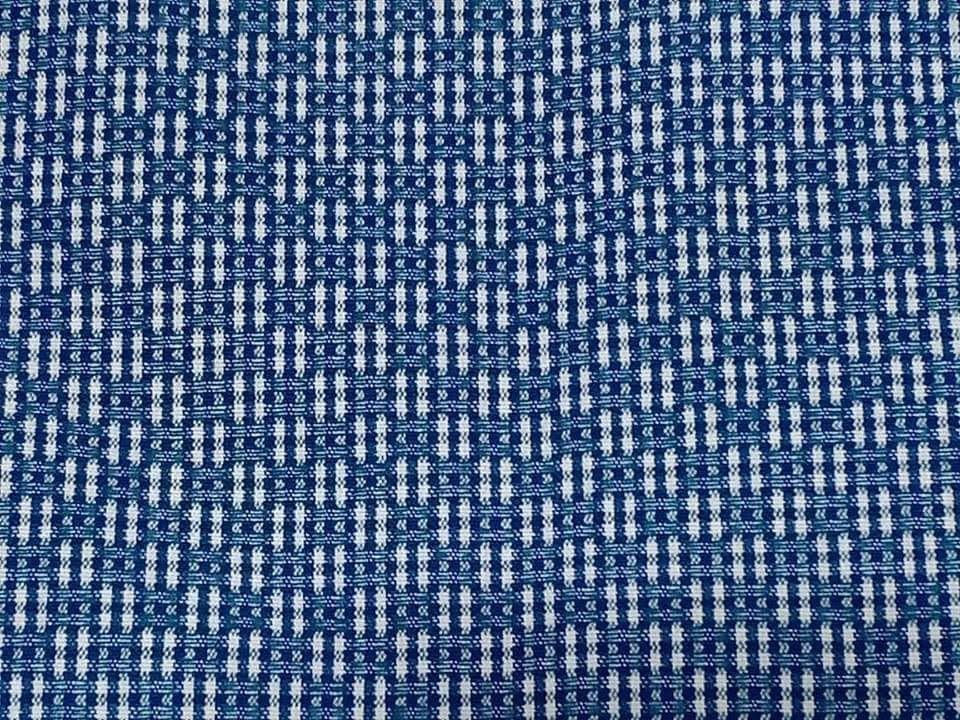
#> input picture data/raw/P1_ratchawat_4h.png, 960 x 720 px
$ python -i advanced.py   (imports and definitions only)
#> lines starting #> are read from the running program, lines starting #| are printed output that depends on the picture; after the words box and inside, x2 and y2 are one past the last pixel; in counts of white or black regions, pixels touching at a corner belong together
### src/analyze.py
#!/usr/bin/env python3
"""Koh Yo pattern digitisation and verification pipeline.

Run from anywhere: python3 src/analyze.py
Inputs : data/raw/P*.png   (five photographs of Koh Yo hand-woven cloth)
Outputs: data/results.json, data/loom/<id>/ (repeat PNG, point paper, TC2 TIFF, WIF),
         data/npz/<id>.npz (arrays used by the figure script)
"""
import json, os, sys, time
from pathlib import Path
import numpy as np
import cv2
from scipy import ndimage as ndi
from skimage import color as skcolor
from skimage.metrics import structural_similarity as ssim
from PIL import Image

ROOT = Path(__file__).resolve().parent.parent
RAW = ROOT / "data" / "raw"
OUT = ROOT / "data"
(OUT / "loom").mkdir(parents=True, exist_ok=True)
(OUT / "npz").mkdir(parents=True, exist_ok=True)
RNG = np.random.default_rng(42)

PATTERNS = [
    ("P1", "P1_ratchawat_4h.png", "Ratchawat", "ราชวัตร", 4),
    ("P2", "P2_phakakrong_8h.png", "Dok Phakakrong", "ดอกผกากรอง", 8),
    ("P3", "P3_rotsukhon_lukkaeo_8h.png", "Dok Rotsukhon with Luk Kaeo", "ดอกรสสุคนธ์ผสมลูกแก้ว", 8),
    ("P4", "P4_kamphaeng_4h.png", "Kamphaeng", "กำแพง", 4),
    ("P5", "P5_lukkaeo_4h.png", "Luk Kaeo", "ลูกแก้ว", 4),
]

# ----------------------------------------------------------------------------- helpers

def load_rgb(path):
    im = np.asarray(Image.open(path).convert("RGB")).astype(np.float32) / 255.0
    return im


def flatten_illumination(rgb, sigma=45):
    """Divide L* by its large-scale trend (retinex style); keep chroma."""
    lab = skcolor.rgb2lab(rgb)
    L = lab[..., 0]
    trend = ndi.gaussian_filter(L, sigma)
    Lf = L / np.maximum(trend, 1e-3) * float(np.mean(L))
    lab2 = lab.copy(); lab2[..., 0] = np.clip(Lf, 0, 100)
    out = np.clip(skcolor.lab2rgb(lab2), 0, 1).astype(np.float32)
    return out, trend


def gray(rgb):
    return skcolor.rgb2gray(rgb).astype(np.float32)


def profile_variance_angle(g, angles):
    """Rotation that maximises variance of the row-mean profile (weft lines horizontal)."""
    h, w = g.shape
    c = min(h, w) // 2
    cy, cx = h // 2, w // 2
    crop = g[cy - c // 2: cy + c // 2, cx - c // 2: cx + c // 2]
    scores = []
    for a in angles:
        r = ndi.rotate(crop, a, reshape=False, order=1, mode="reflect")
        m = r.shape[0] // 6
        r = r[m:-m, m:-m]
        hp = r - ndi.gaussian_filter(r, 8)
        scores.append(np.var(hp.mean(axis=1)) + np.var(hp.mean(axis=0)))
    return np.asarray(scores)


def rectify(rgb):
    g = gray(rgb)
    coarse = np.arange(-8, 8.01, 0.5)
    s = profile_variance_angle(g, coarse)
    a0 = coarse[int(np.argmax(s))]
    fine = np.arange(a0 - 0.5, a0 + 0.51, 0.1)
    s2 = profile_variance_angle(g, fine)
    ang = float(fine[int(np.argmax(s2))])
    rot = ndi.rotate(rgb, ang, reshape=False, order=1, mode="reflect")
    h, w = g.shape
    m = int(0.5 * (abs(np.sin(np.deg2rad(ang))) * max(h, w))) + 8
    rot = rot[m:h - m, m:w - m]
    return np.clip(rot, 0, 1), ang, (coarse, s)


def autocorr2d(g):
    g = g - g.mean()
    win = np.outer(np.hanning(g.shape[0]), np.hanning(g.shape[1]))
    f = np.fft.rfft2(g * win)
    ac = np.fft.irfft2(np.abs(f) ** 2, s=g.shape)
    ac = np.fft.fftshift(ac)
    return ac / ac.max()


def local_maxima(ac, min_dist=4, thr=0.15):
    mx = ndi.maximum_filter(ac, size=2 * min_dist + 1)
    pk = (ac == mx) & (ac > thr)
    ys, xs = np.nonzero(pk)
    cy, cx = ac.shape[0] // 2, ac.shape[1] // 2
    return np.stack([xs - cx, ys - cy, ac[ys, xs]], axis=1)


# [9 lines left out: function subpixel_peak, not called in this run]


def lattice_candidates(ac, max_period, n_top=24, win=170, second_ratio=0.6):
    """Score candidate bases by the mean autocorrelation at their lattice points.
    The densest lattice whose points are all strongly correlated is the repeat lattice;
    internal motif correlations (sub-peaks) fail because their multiples are weak."""
    pk = local_maxima(ac, 4, 0.2)
    pk = pk[(np.abs(pk[:, 0]) <= max_period) & (np.abs(pk[:, 1]) <= max_period)]
    pk = pk[(pk[:, 0] != 0) | (pk[:, 1] != 0)]
    pk = pk[(pk[:, 1] > 0) | ((pk[:, 1] == 0) & (pk[:, 0] > 0))]
    pk = pk[np.argsort(-pk[:, 2])][:n_top]
    cy, cx = ac.shape[0] // 2, ac.shape[1] // 2
    best = []
    for i in range(len(pk)):
        for j in range(i + 1, len(pk)):
            v1, v2 = pk[i, :2], pk[j, :2]
            area = abs(v1[0] * v2[1] - v1[1] * v2[0])
            if area < 0.3 * np.hypot(*v1) * np.hypot(*v2): continue
            vals1, vals2 = [], []
            for n1 in range(-2, 3):
                for n2 in range(-2, 3):
                    if n1 == 0 and n2 == 0: continue
                    x, y = n1 * v1 + n2 * v2
                    if abs(x) < win and abs(y) < win:
                        yy, xx = int(round(cy + y)), int(round(cx + x))
                        if yy < 1 or xx < 1 or yy >= ac.shape[0] - 1 or xx >= ac.shape[1] - 1: continue
                        v = ac[yy - 1:yy + 2, xx - 1:xx + 2].max()
                        (vals1 if max(abs(n1), abs(n2)) == 1 else vals2).append(v)
            if len(vals1) < 8: continue
            s1 = float(np.min(vals1)); s2 = float(np.min(vals2)) if vals2 else s1
            best.append((s1, float(area), v1, v2, s2))
    best.sort(key=lambda t: -t[0])
    top = best[0][0]
    valid = [b for b in best if b[0] >= 0.8 * top and b[4] >= second_ratio * b[0]]
    if not valid: valid = best[:1]
    valid.sort(key=lambda t: t[1])
    return valid[0], pk, best


def axis_vectors(v1, v2, tol=0.1, nmax=4):
    """Shortest lattice vectors lying near the x axis and near the y axis."""
    X = Y = None
    for n1 in range(-nmax, nmax + 1):
        for n2 in range(-nmax, nmax + 1):
            if n1 == 0 and n2 == 0: continue
            v = n1 * np.asarray(v1, float) + n2 * np.asarray(v2, float)
            if v[0] > 0 and abs(v[1]) <= tol * abs(v[0]) and (X is None or v[0] < X[0]): X = v
            if v[1] > 0 and abs(v[0]) <= tol * abs(v[1]) and (Y is None or v[1] < Y[1]): Y = v
    if X is None: X = np.array([abs(v1[0]) + abs(v2[0]), 0.0])
    if Y is None: Y = np.array([0.0, abs(v1[1]) + abs(v2[1])])
    return X, Y


# [62 lines left out: functions affine_rectify, perspective_rectify, not called in this run]


def autocorr_window(rect, size=440):
    g = gray(rect)
    H, W = g.shape
    s = min(size, H - 4, W - 4)
    c = g[H // 2 - s // 2:H // 2 + s // 2, W // 2 - s // 2:W // 2 + s // 2]
    sm = ndi.gaussian_filter(c, 1.2)
    return autocorr2d(sm - ndi.gaussian_filter(sm, 25))


# [123 lines left out: functions rect_repeat, fold_tile, fold_tile_aligned, thread_pitch, fold_refine, resample_to_integer_period and 1 more, not called in this run]


def deltaE(lab1, lab2):
    return skcolor.deltaE_ciede2000(lab1, lab2)


# [64 lines left out: functions otsu_binary, min_thread_grid, draft_from_binary, not called in this run]


def drawdown(threading, treadling, tieup):
    return tieup[threading][:, treadling].T  # picks x ends


# [346 lines left out: functions project_to_shafts, max_float, symmetry_scores, wallpaper_group, write_wif, save_indexed and 6 more, not called in this run]


# [2 lines that do not run on import are left out]

### src/advanced.py
#!/usr/bin/env python3
"""Techniques integrated from the literature survey (all CPU, NumPy / OpenCV / scikit-image / scikit-learn):
A. multi-repeat sub-pixel super-resolution of the repeat tile (shift-and-add of phase-registered repeats),
   evaluated on real cloth and on synthetic cloth at 2 and 3 px per cell;
B. pairwise-displacement vote map as an alternative to the autocorrelation for lattice selection,
   evaluated on bootstrap crops;
C. statistical symmetry test (trimmed chi-square against the repeat-stack variance) versus the 80 % rule;
D. soft draft: two-class Gaussian mixture on cell lightness giving a per-cell confidence map;
E. texture (Gram-matrix) distance and homogeneity score as additional verification metrics;
F. Hu-moment descriptors of the drafts for the archive.
Writes data/results_adv.json and data/npz/adv_*.npz."""
import json, sys, time
from pathlib import Path
import numpy as np, cv2
from scipy import ndimage as ndi, stats
from skimage import color as skcolor
from skimage.registration import phase_cross_correlation
from skimage.feature import peak_local_max
from skimage.filters import gabor_kernel
from sklearn.mixture import GaussianMixture
sys.path.insert(0, str(Path(__file__).resolve().parent))
import analyze as A
from analyze import *
from symmetrize import cell_lightness, ops_for, symmetrise, shafts_of, fidelity_motif
from analyze_v2 import aligned_blocks

OUT = ROOT / "data"
# [1 line not run here, left out]
RNGA = np.random.default_rng(11)


# ----------------------------------------------------------------- A. super-resolution tile
# [16 lines left out: function super_tile, not called in this run]


def sharpness(t):
    g = gray(t); return float(np.mean(np.abs(np.gradient(g)[0])) + np.mean(np.abs(np.gradient(g)[1])))


# [39 lines left out: functions draft_from_tile, min_thread_grid_bounded, not called in this run]


# ----------------------------------------------------------------- B. displacement vote map
def vote_map(rect, max_period=180, n_peaks=350):
    g = gray(rect).astype(np.float32)
    H, W = g.shape; s = min(520, H - 4, W - 4)
    c = g[H // 2 - s // 2:H // 2 + s // 2, W // 2 - s // 2:W // 2 + s // 2]
    sm = ndi.gaussian_filter(c, 1.2); hp = sm - ndi.gaussian_filter(sm, 25)
    chans = [hp, -ndi.gaussian_laplace(c, 2.0), -ndi.gaussian_laplace(c, 4.0)]
    acc = np.zeros((2 * max_period + 1, 2 * max_period + 1), np.float32)
    for ch in chans:
        pk = peak_local_max(ch, min_distance=3, threshold_rel=0.25, num_peaks=n_peaks)
        if len(pk) < 4: continue
        d = pk[:, None, :] - pk[None, :, :]
        d = d.reshape(-1, 2); d = d[(np.abs(d[:, 0]) <= max_period) & (np.abs(d[:, 1]) <= max_period)]
        np.add.at(acc, (d[:, 0] + max_period, d[:, 1] + max_period), 1.0 / len(pk))
    acc = ndi.gaussian_filter(acc, 1.5)
    acc[max_period - 3:max_period + 4, max_period - 3:max_period + 4] = 0
    return acc / max(acc.max(), 1e-9)


def repeat_from_map(m, max_period=160):
    (s1, area, v1, v2, s2), _, _ = lattice_candidates(m, max_period)
    X, Y = axis_vectors(v1, v2)
    return np.array([np.hypot(*X), np.hypot(*Y)]), float(s1)


def lattice_methods(rgb):
    flat, _ = flatten_illumination(rgb); rect, _, _ = rectify(flat)
    ac = autocorr_window(rect)
    vm = vote_map(rect)
    # bring the vote map to the same lag window as the autocorrelation (centre crop or pad)
    c = ac.shape[0] // 2; k = vm.shape[0] // 2
    if k >= c: vmc = vm[k - c:k - c + ac.shape[0], k - c:k - c + ac.shape[1]]
    else:
        vmc = np.zeros_like(ac); vmc[c - k:c - k + vm.shape[0], c - k:c - k + vm.shape[1]] = vm
    fused = 0.5 * (ac / ac.max() + vmc)
    out = {}
    for name, mm in (("acf", ac), ("vote", vmc), ("fused", fused)):
        try: out[name] = repeat_from_map(mm)[0]
        except Exception: out[name] = np.array([np.nan, np.nan])
    return out, ac, vmc


# [44 lines left out: functions lattice_bootstrap, cell_stack, chi2_symmetry, soft_draft, not called in this run]


# ----------------------------------------------------------------- E. texture metrics
def gabor_bank():
    return [np.real(gabor_kernel(f, theta=t, sigma_x=2.5, sigma_y=2.5)) for f in (0.15, 0.3) for t in np.deg2rad([0, 45, 90, 135])]


# [9 lines left out: function gram_distance, not called in this run]


def homogeneity(blocks):
    return float(np.median(gray(blocks).std(axis=0)))


# [71 lines left out: functions recon_from_draft, main, not called in this run]


# [2 lines not run here, left out]

>>> import cv2
>>> picture = cv2.cvtColor(cv2.imread('../data/raw/P1_ratchawat_4h.png'), cv2.COLOR_BGR2RGB)
>>> result = lattice_methods(picture)
#> in flatten_illumination, `lab = skcolor.rgb2lab(rgb)`: lab: shape (720, 960, 3) float64; mean of channels 0, 1, 2 40.8, 4.1, -22.9
#> in flatten_illumination, `lab2[..., 0] = np.clip(Lf, 0, 100)`: lab2: shape (720, 960, 3) float64; mean of channels 0, 1, 2 40.8, 4.1, -22.9
#> after the loop in profile_variance_angle, `for a in angles:`:
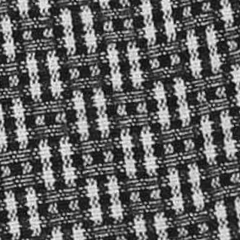
#> r: shape (240, 240) float32; min 0.0272, max 0.963, mean 0.383
#> after the loop in profile_variance_angle, `for a in angles:`: scores = 33 values, max 0.0247 at index 14, min 0.000788 at index 32, mean 0.00722
#> in rectify, `s = profile_variance_angle(g, coarse)`: s has the same summary as scores in profile_variance_angle
#> in rectify, `a0 = coarse[int(np.argmax(s))]`: a0 = -1
#> in rectify, `fine = np.arange(a0 - 0.5, a0 + 0.51, 0.1)`: fine = [-1.5, -1.4, -1.3, -1.2, -1.1, -1, -0.9, -0.8, -0.7, -0.6, -0.5]
#> the loop in profile_variance_angle (call 2), `for a in angles:` made 11 passes
#> a on passes 1 to 11: -1.5, -1.4, -1.3, -1.2, -1.1, -1, -0.9, -0.8, -0.7, -0.6, -0.5
#> pass 1, in profile_variance_angle (call 2), `hp = r - ndi.gaussian_filter(r, 8)`:
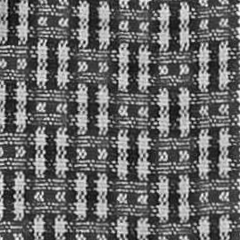
#> hp: shape (240, 240) float32; min -0.43, max 0.616, mean 6.62e-11; drawn with min black and max white
#> after the loop in profile_variance_angle (call 2), `for a in angles:`:
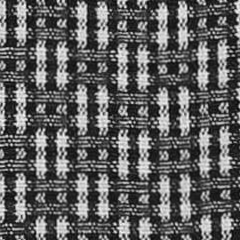
#> r: shape (240, 240) float32; min 0.0246, max 0.969, mean 0.379
#> after the loop in profile_variance_angle (call 2), `for a in angles:`: scores = [0.0232, 0.0237, 0.024, 0.0244, 0.0246, 0.0247, 0.0247, 0.0247, 0.0246, 0.0245, 0.0242]
#> in rectify, `s2 = profile_variance_angle(g, fine)`: s2 has the same summary as scores in profile_variance_angle
#> in rectify, `ang = float(fine[int(np.argmax(s2))])`: ang = -1
#> in rectify, `rot = ndi.rotate(rgb, ang, reshape=False, order=1, mode="reflect")`:
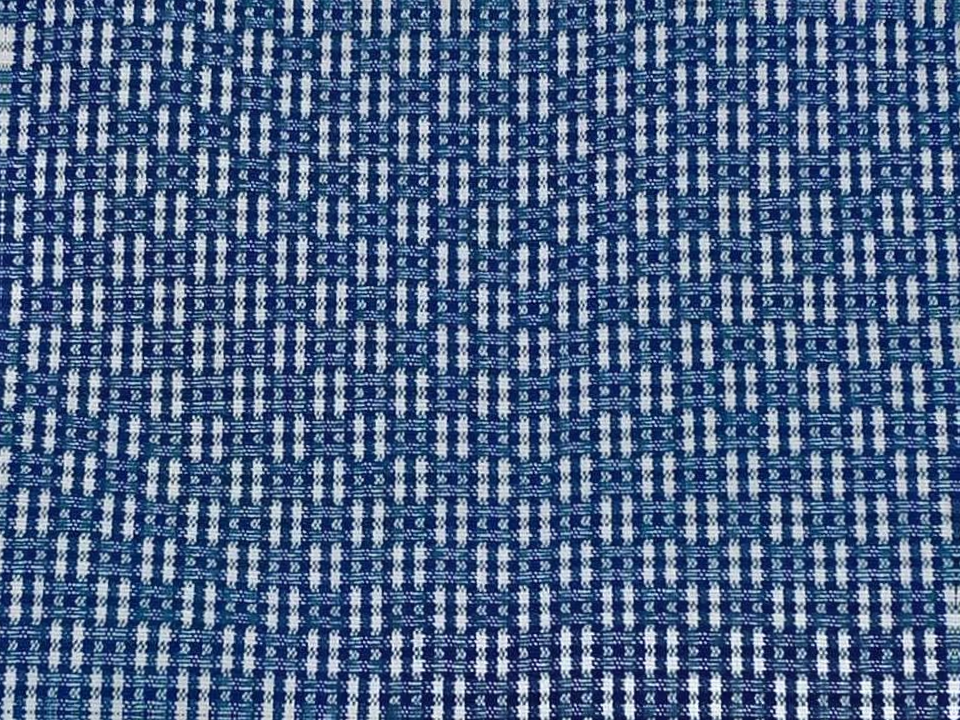
#> rot: shape (720, 960, 3) float32; mean R, G, B 0.306, 0.392, 0.531
#> in rectify, `m = int(0.5 * (abs(np.sin(np.deg2rad(ang))) * max(h, w))) + 8`: m = 16
#> in vote_map, `acc = np.zeros((2 * max_period + 1, 2 * max_period + 1), np.float32)`: acc: shape (361, 361) float32; every value is 0
#> the loop in vote_map, `for ch in chans:` made 3 passes
#> in vote_map, `acc[max_period - 3:max_period + 4, max_period - 3:max_period + 4] = 0`: acc: shape (361, 361) float32; min 0, max 0.0391, mean 0.00292
#> in lattice_methods, `vmc = np.zeros_like(ac)`: vmc: shape (440, 440) float64; every value is 0
#> in lattice_methods, `fused = 0.5 * (ac / ac.max() + vmc)`:
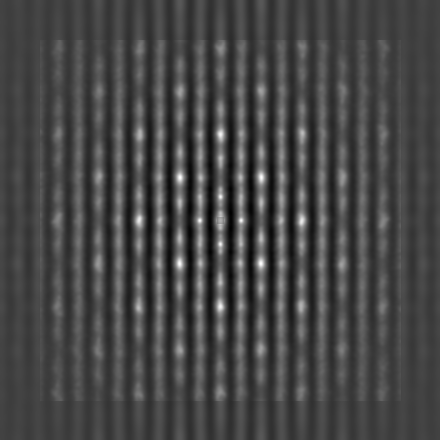
#> fused: shape (440, 440) float64; min -0.287, max 0.837, mean 0.0251; drawn with min black and max white
#> the loop in lattice_methods, `for name, mm in (("acf", ac), ("vote", vmc), ("fused", fused)):` made 3 passes
#> (name, s1 in repeat_from_map, area in repeat_from_map, s2 in repeat_from_map) on passes 1 to 3: ('acf', 0.673, 3526, 0.284), ('vote', 0.82, 3483, 0.316), ('fused', 0.747, 3483, 0.3)
#> pass 1, in local_maxima, `pk = (ac == mx) & (ac > thr)`:
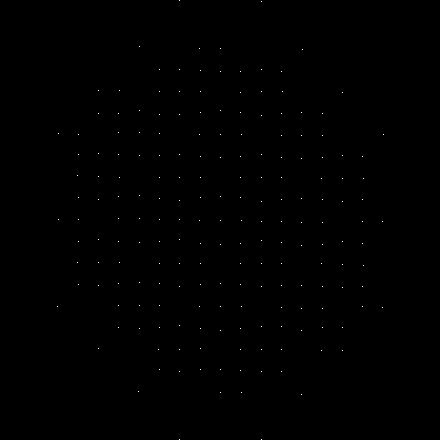
#> pk: shape (440, 440) bool; 0.1% white in thin lines or dots, all inside (x1, y1, x2, y2) = (57, 0, 384, 440)
#> pass 2, in local_maxima (call 2), `pk = (ac == mx) & (ac > thr)`:
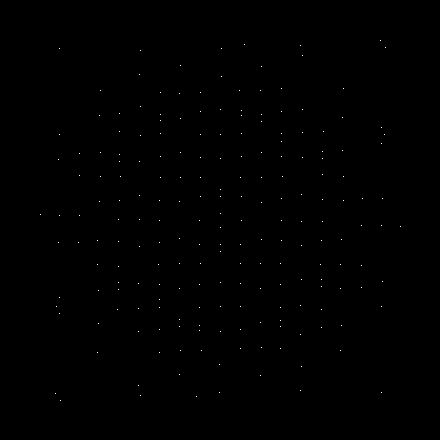
#> pk: shape (440, 440) bool; 0.1% white in thin lines or dots, all inside (x1, y1, x2, y2) = (40, 40, 401, 401)
#> after the loop in lattice_methods, `for name, mm in (("acf", ac), ("vote", vmc), ("fused", fused)):`: out = {'acf': [82, 86], 'vote': [81, 86.01], 'fused': [81, 86.01]}
